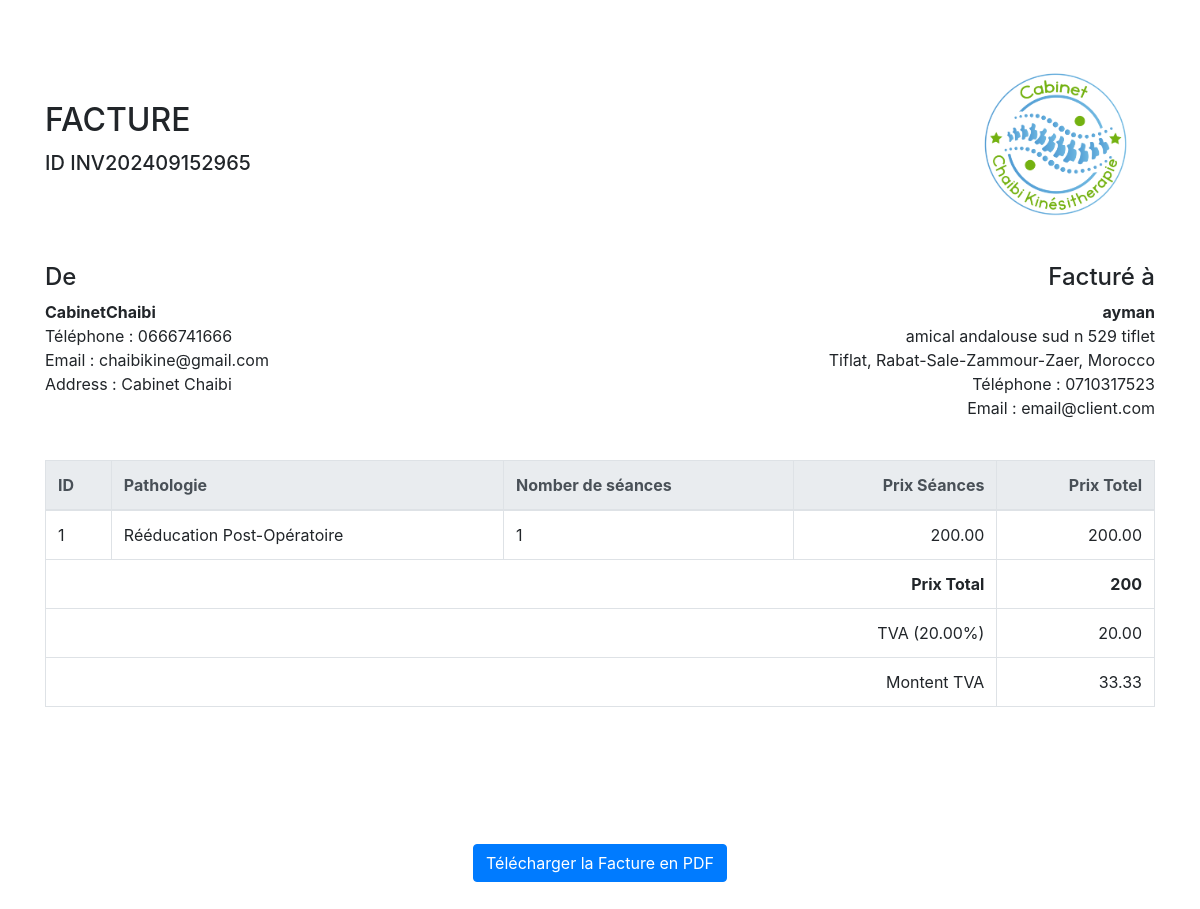
The page /clinic/templetFact.php?idFac=INV202409152965 (signed in) on the database its author committed.
### tables this page shows
CREATE TABLE `invoices` (
  `id` varchar(20) NOT NULL,
  `clinic_id` int NOT NULL,
  `doctor_id` int NOT NULL,
  `customer_name` varchar(255) NOT NULL,
  `phone` varchar(15) NOT NULL,
  `invoice_date` date NOT NULL,
  `address` varchar(255) NOT NULL,
  `city` varchar(255) NOT NULL,
  `total` decimal(10,2) NOT NULL,
  `net_amount` decimal(10,2) NOT NULL,
  `tva` decimal(5,2) NOT NULL
);

CREATE TABLE `clinics` (
  `clinic_id` int NOT NULL,
  `clinic_name` varchar(255) NOT NULL,
  `clinic_email` varchar(255) NOT NULL,
  `clinic_url` varchar(255) DEFAULT NULL,
  `clinic_contact` varchar(15) DEFAULT NULL,
  `clinic_address` varchar(255) DEFAULT NULL,
  `clinic_city` varchar(255) DEFAULT NULL,
  `clinic_state` varchar(255) DEFAULT NULL,
  `clinic_zipcode` varchar(10) DEFAULT NULL,
  `clinic_status` varchar(255) DEFAULT NULL,
  `date_created` datetime NOT NULL
);

CREATE TABLE `invoice_details` (
  `id` int NOT NULL,
  `invoice_id` varchar(20) NOT NULL,
  `service_nom` varchar(50) NOT NULL,
  `seance` int NOT NULL,
  `price` decimal(10,2) NOT NULL
);

### clinic/templetFact.php (the view, shortened to what this page needs)
<?php
require_once('./includes/session.inc.php');
$idFac = $_GET['idFac'];
$invoiceQuery = "SELECT * FROM invoices WHERE id = ?";
$stmt = $conn->prepare($invoiceQuery);
$stmt->bind_param("s", $idFac);
$stmt->execute();
$invoiceResult = $stmt->get_result();
$invoiceData = $invoiceResult->fetch_assoc();
$detailsQuery = "SELECT * FROM invoice_details WHERE invoice_id = ?";
$stmtDetails = $conn->prepare($detailsQuery);
$stmtDetails->bind_param("s", $idFac);
$stmtDetails->execute();
$detailsResult = $stmtDetails->get_result();
$dataClinic = "SELECT * FROM clinics WHERE clinic_id  = ?";
$stmtClinic = $conn->prepare($dataClinic);
$stmtClinic->bind_param("s", $invoiceData['clinic_id']);
$stmtClinic->execute();
$clinicResult = $stmtClinic->get_result();
$ClinicData = $clinicResult->fetch_assoc();
?>
<!DOCTYPE html>
<html lang="fr">
<head>
    <link href="https://stackpath.bootstrapcdn.com/bootstrap/4.3.1/css/bootstrap.min.css" rel="stylesheet">
</head>
<body>
<div class="container mt-5" id="invoice">
    <div class="row">
        <div class="col-md-12">
            <div class="d-flex justify-content-between align-items-center mb-4">
                <h2 class="text-uppercase">Facture <br> <span style="font-size: 20px;" >Id <?= $invoiceData['id'] ?></span></h2>
                <img src="../assets/img/widget/logo.png" alt="Logo" class="img-fluid" style="max-width: 200px;">
            </div>
            <div class="row mb-4">
            <div class="col-md-6">
                    <h4>De</h4>
                    <address>
                        <strong> <?= $ClinicData['clinic_name'] ?></strong><br>
                        Téléphone : <?= $ClinicData['clinic_contact'] ?><br>
                        Email : <?= $ClinicData['clinic_email'] ?><br>
                        Address  : <?= $ClinicData['clinic_address'] ?><br>
                    </address>
                </div>
                <div class="col-md-6 text-right">
                    <h4>Facturé à</h4>
                    <address>
                        <strong><?= $invoiceData['customer_name'] ?></strong><br>
                        <?= $invoiceData['address'] ?><br>
                        <?= $invoiceData['city'] ?><br>
                        Téléphone : <?= $invoiceData['phone'] ?><br>
                        Email : email@client.com
                    </address>
                </div>
            </div>
            <div class="row mb-4" style="height: 45vh;">
                <div class="col-md-12">
                    <table class="table table-bordered">
                        <thead class="thead-light">
                        <tr>
                            <th>ID</th>
                            <th>Pathologie</th>
                            <th>Nomber de séances</th>
                            <th class="text-right">Prix Séances</th>
                            <th class="text-right">Prix Totel</th>
                        </tr>
                        </thead>
                        <tbody>
                        <?php
                        while ($detail = $detailsResult->fetch_assoc()) {
                            echo "<tr>
                                <td>{$detail['seance']}</td>
                                <td>{$detail['service_nom']}</td>
                                <td>{$detail['seance']}</td>
                                <td class='text-right'>{$detail['price']}</td>
                                <td class='text-right'>" . number_format($invoiceData['total'], 2) . "</td>
                              </tr>";
                        }
                        ?>
                        <tr>
                            <th colspan="4" class="text-right"> Prix Total</th>
                            <th class="text-right"><?= number_format($invoiceData['total']) ?></th>
                        </tr>
                        <tr>
                            <td colspan="4" class="text-right">TVA (<?= $invoiceData['tva'] ?>%)</td>
                            <td class="text-right"><?= $invoiceData['tva'] ?></td>
                        </tr>
                        <tr>
                            <td colspan="4" class="text-right">Montent TVA</td>
                            <td class="text-right"><?= number_format($invoiceData['net_amount'], 2) ?></td>
                        </tr>
                        </tbody>
                    </table>
                </div>
            </div>
        </div>
    </div>
</div>
<div class="text-center mb-5">
    <button id="download-pdf" class="btn btn-primary">Télécharger la Facture en PDF</button>
</div>
</body>
</html>

### clinic/templetFact.php (style rules this page uses)
.text-right { text-align: right; }
.text-uppercase { text-transform: uppercase; }

### rows shown on the page
invoices: id "INV202409152965", customer_name "ayman", address "amical andalouse sud n 529 tiflet", city "Tiflat, Rabat-Sale-Zammour-Zaer, Morocco", phone "0710317523", total "200", tva "20.00", net_amount "33.33"
clinics: clinic_name "CabinetChaibi", clinic_contact "0666741666", clinic_email "chaibikine@gmail.com", clinic_address "Cabinet Chaibi"
invoice_details: seance "1", service_nom "Rééducation Post-Opératoire", price "200.00", invoice.total "200.00"
